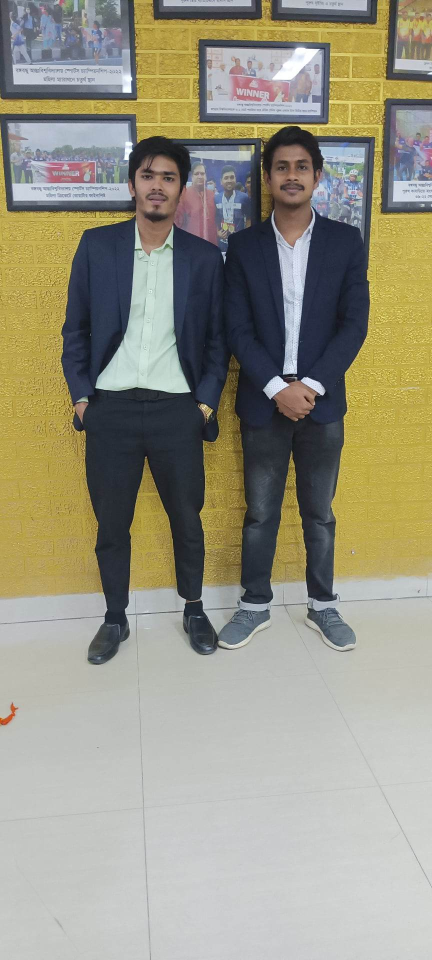
#> input picture media_root/profiles/post_image/33a88f89-aba4-41a7-b841-54e22229ee45.jpg, 864 x 1920 px (shown at 1/2 size)
$ python -i utils.py   (imports and definitions only)
#> lines starting #> are read from the running program, lines starting #| are printed output that depends on the picture
import os
import shutil
import subprocess
#For Image Compression
from io import BytesIO
from PIL import Image, ExifTags
from django.core.files import File

""" Deletes file from filesystem. """
def delete_file(path):
   if os.path.isfile(path):
      os.remove(path)
   elif os.path.isdir(path):
      shutil.rmtree(path)

def delete_video_files_or_directories(instance):
    if instance.video:
        instance.video.delete(False)
    if instance.hls_path:
        subprocess.call(['chmod', '-R', '+w', instance.hls_path])
        delete_file(instance.hls_path)
    if instance.hls_keys_path:
        subprocess.call(['chmod', '-R', '+w', instance.hls_keys_path])
        delete_file(instance.hls_keys_path)

#image compression method
def compress(image):
    # im = Image.open(image)
    # im_io = BytesIO()
    # ext = image.name.split('.')[-1]
    # # if im.mode in ("RGBA", "P"):
    # #     im = im.convert("RGB")
    # if ext == 'png':
    #     #Convert mode RGBA as JPEG
    #     # rgb_im = im.convert('RGB')
    #     # rgb_im.save(im_io, 'JPEG', quality=60)
    #     im.save(im_io, 'PNG', quality=60)
    # else:
    #     im.save(im_io, 'JPEG', quality=60)

    # new_image = File(im_io, name=image.name)
    # return new_image

    # Solved (Orientation remain unchanged)
    # Reference: https://stackoverflow.com/questions/53459792/compressing-the-image-using-pil-without-changing-the-orientation-of-the-image
    mywidth = 500
    im = Image.open(image)
#> im is the input picture: PIL image 864x1920 RGB; mean R, G, B 151.2, 148.3, 130.9
    im_io = BytesIO()

    if hasattr(im, '_getexif'):
        exif = im._getexif()

        if exif:
            for tag, label in ExifTags.TAGS.items():
                if label == 'Orientation':
                    orientation = tag
                    break
            if orientation in exif:
                if exif[orientation] == 3:
                    im = im.rotate(180, expand=True)
                elif exif[orientation] == 6:
                    im = im.rotate(270, expand=True)
                elif exif[orientation] == 8:
                    im = im.rotate(90, expand=True)

    wpercent = (mywidth / float(im.size[0]))
#> wpercent = 0.579
    hsize = int((float(im.size[1]) * float(wpercent)))
#> hsize = 1111
    im = im.resize((mywidth, hsize), Image.Resampling.LANCZOS)
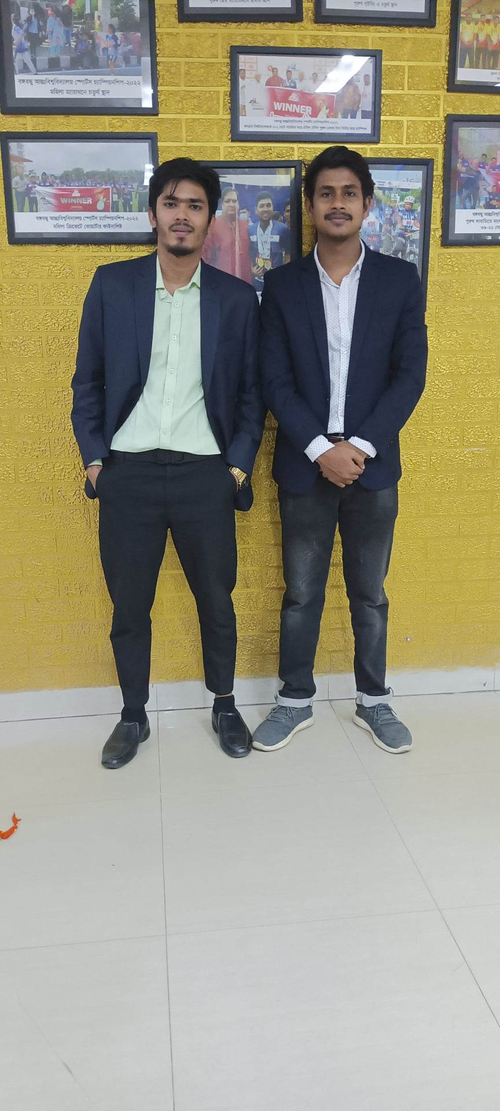
#> im: PIL image 500x1111 RGB; mean R, G, B 151.2, 148.3, 130.9
    im.save(im_io,'PNG')
#> (the run stopped early here; a loop or call above may not have finished)

$ run again, on media_root/profiles/post_image/6183bd7c-766a-413f-a539-bc3cc2768c63.jpg
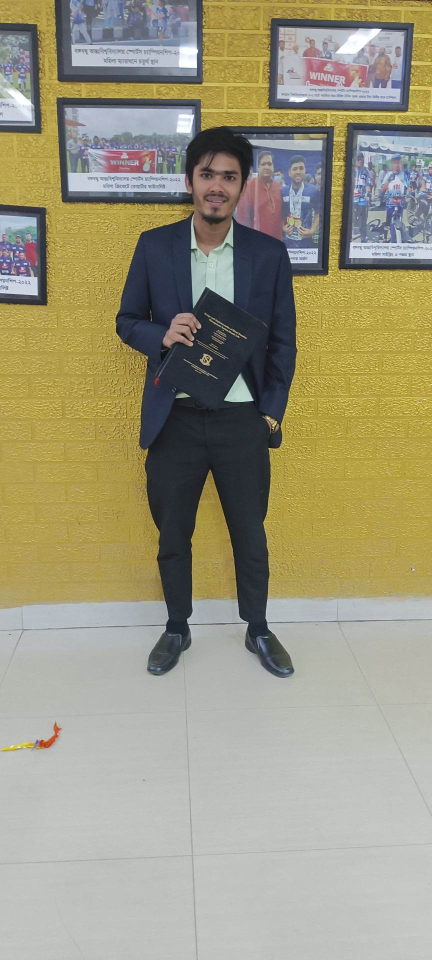
#> input picture media_root/profiles/post_image/6183bd7c-766a-413f-a539-bc3cc2768c63.jpg, 864 x 1920 px (shown at 1/2 size)
#> in compress, im is the input picture: PIL image 864x1920 RGB; mean R, G, B 156, 151.1, 126.2
#> in compress, `im = im.resize((mywidth, hsize), Image.Resampling.LANCZOS)`:
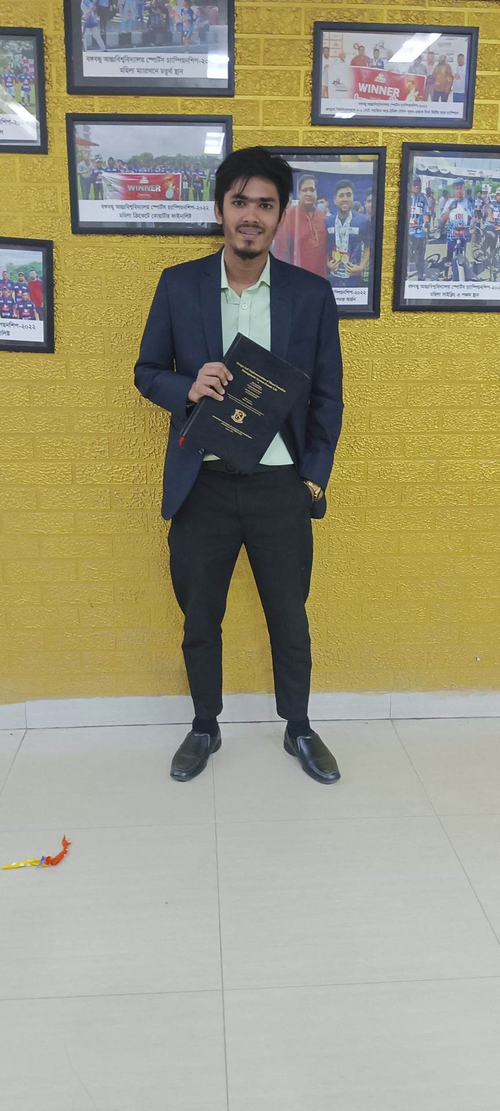
#> im: PIL image 500x1111 RGB; mean R, G, B 156, 151.1, 126.2
